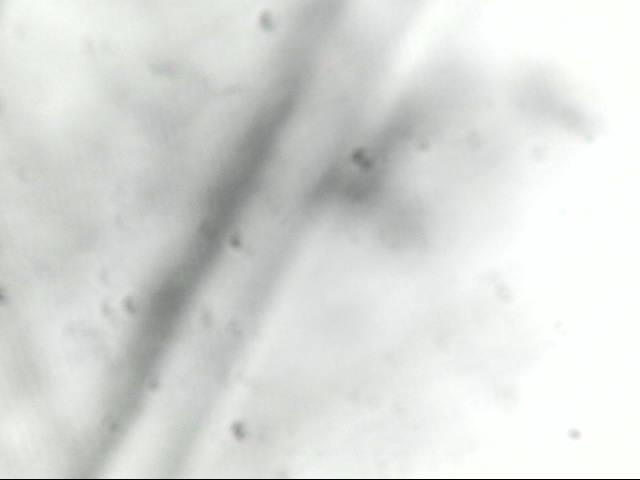
#> input picture images/images/image1.jpg, 640 x 480 px; its folder holds only this picture in this run
$ python test1.py --images .   (older library calls are emulated)
#> lines starting #> are read from the running program, lines starting #| are printed output that depends on the picture
# import the necessary packages
from imutils import paths
import argparse
import cv2
def variance_of_laplacian(image):
	# compute the Laplacian of the image and then return the focus
	# measure, which is simply the variance of the Laplacian
	return cv2.Laplacian(image, cv2.CV_64F).var()
# construct the argument parse and parse the arguments
ap = argparse.ArgumentParser()
ap.add_argument("-i", "--images", required=True,
	help="path to input directory of images")
ap.add_argument("-t", "--threshold", type=float, default=100.0,
	help="focus measures that fall below this value will be considered 'blurry'")
args = vars(ap.parse_args())


# loop over the input images
for imagePath in paths.list_images(args["images"]):
	# load the image, convert it to grayscale, and compute the
	# focus measure of the image using the Variance of Laplacian
	# method
	image = cv2.imread(imagePath)
#> image is the input picture: shape (480, 640, 3); mean B, G, R 217.3, 220, 217.8
	gray = cv2.cvtColor(image, cv2.COLOR_BGR2GRAY)
	fm = variance_of_laplacian(gray)
#> fm = 576.7
	text = "Focus score : "

	cv2.putText(image, "{}".format(imagePath), (10, 30), cv2.FONT_HERSHEY_SIMPLEX, 0.8, (0, 0, 255), 1)
	cv2.putText(image, "{}: {:.2f}".format(text, fm), (10, 60), cv2.FONT_HERSHEY_SIMPLEX, 0.8, (0, 0, 255), 1)
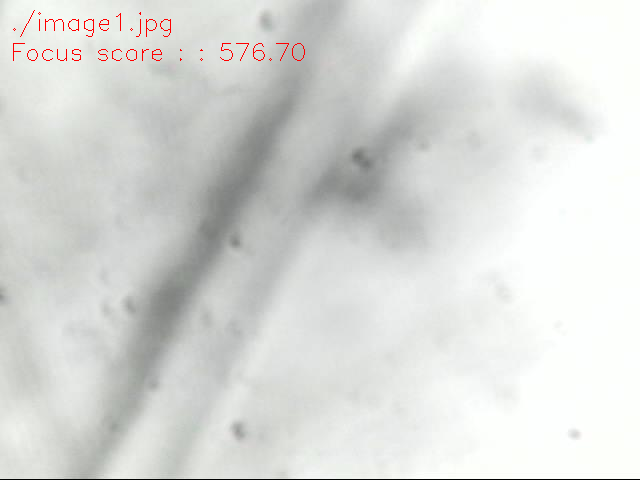
#> image: shape (480, 640, 3); mean B, G, R 216.6, 219.3, 217.9

	cv2.imshow("Image", image)
	key = cv2.waitKey(0)
#> (key Esc is pressed here)
